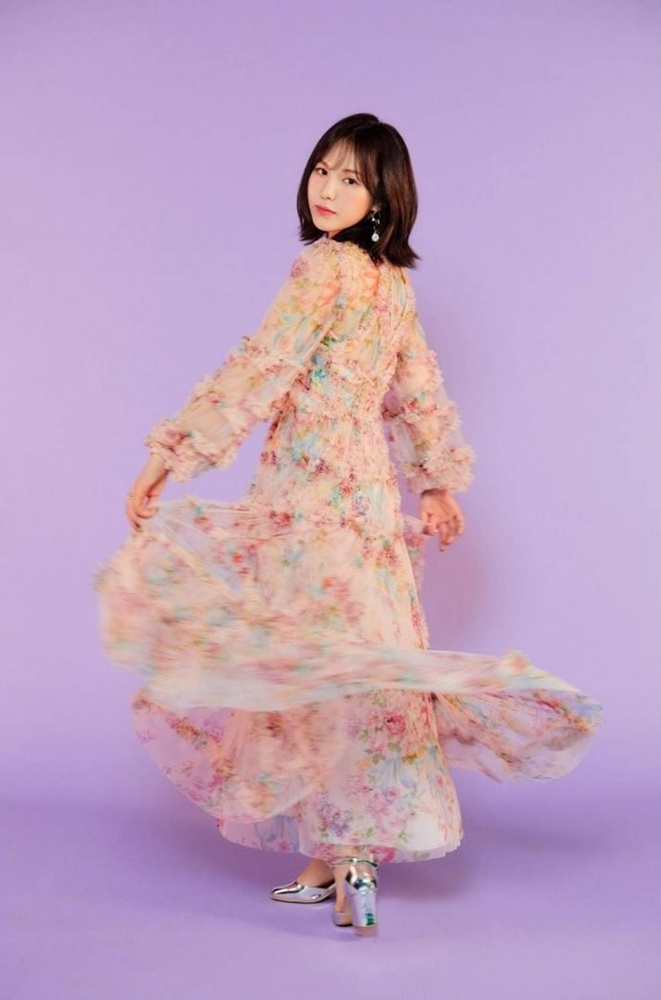
#> input picture geometric-transformations-img/wendy.jpg, 661 x 1000 px, shrunk from 1000 x 1512 before the run
$ python affine-transformation.py
#> lines starting #> are read from the running program, lines starting #| are printed output that depends on the picture
import cv2 as cv
import numpy as np
import matplotlib.pyplot as plt

img = cv.imread('wendy.jpg')
#> img is the input picture: shape (1000, 661, 3); mean B, G, R 193.1, 162.4, 192.7

rows, cols, ch = img.shape
#> rows = 1000; cols = 661; ch = 3
pts1 = np.float32([[50,50], [200,50], [50,200]])
pts2 = np.float32([[10,100], [200,50], [100,250]])
M = cv.getAffineTransform(pts1, pts2)
dst = cv.warpAffine(img,M,(cols, rows))
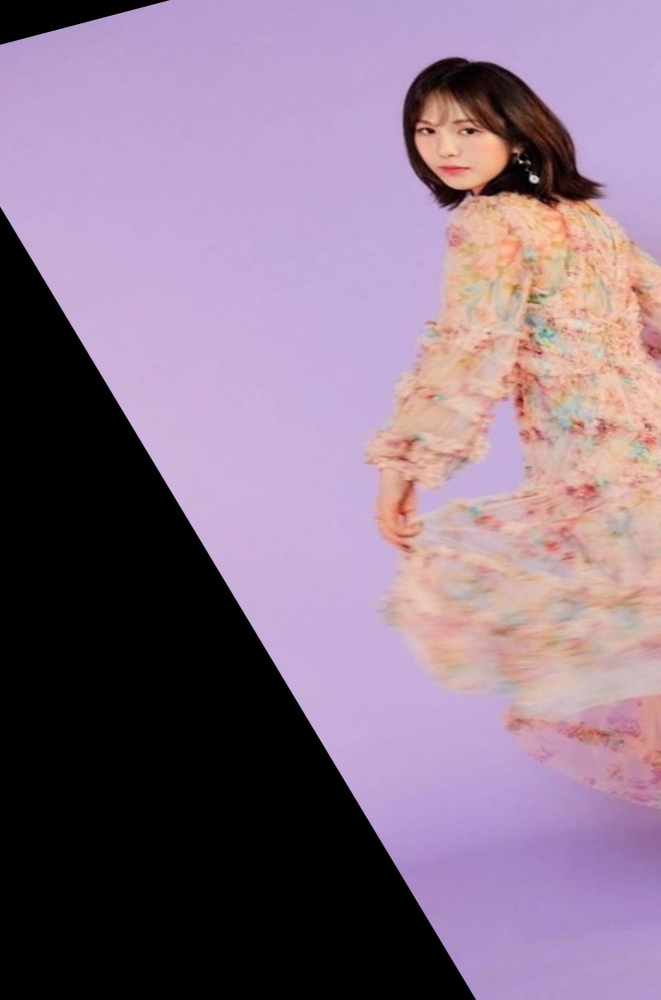
#> dst: shape (1000, 661, 3); mean B, G, R 135.3, 115.5, 137.6

plt.subplot(121), plt.imshow(img), plt.title('Input')
plt.subplot(122), plt.imshow(dst), plt.title('Output')
plt.show()
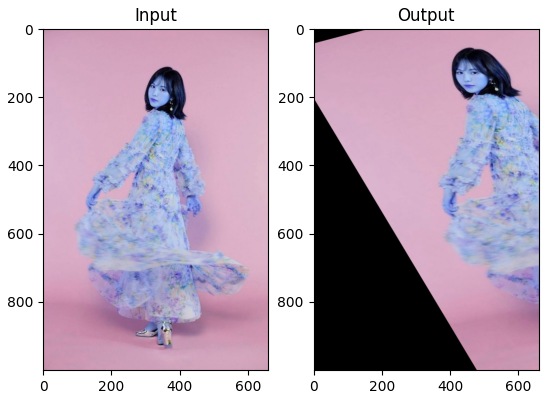
#> figure drawn by matplotlib, 2 panels; B, G, R data is drawn as R, G, B
